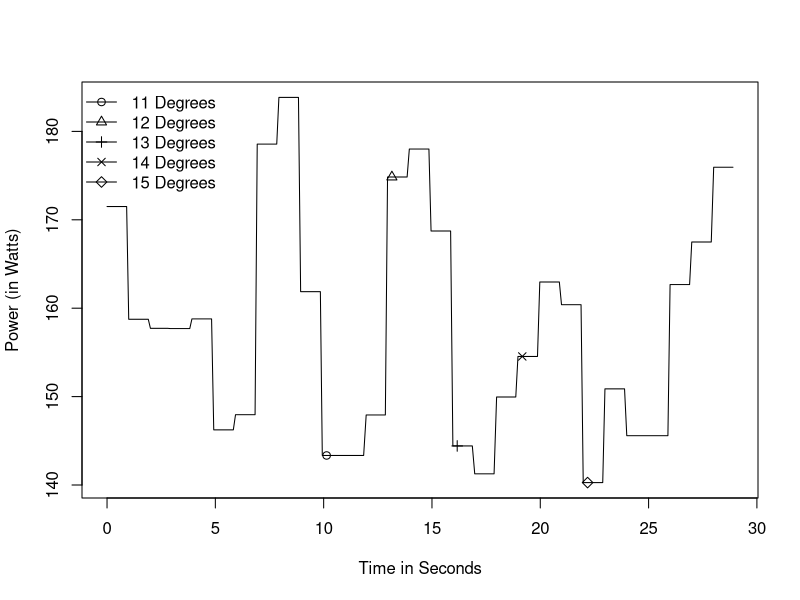

R code for this plot:
# Set the working directory
setwd("/Users/mac/Desktop/Programming/COMP9596//DroneData")
require(splines) #thx @Chase for the notice

# Read the data
data <- read.csv(file="3.csv", header=TRUE, sep=",")

# Convert date column to Date object
data$Date <- as.POSIXct(data$Date)

# Extract the data from column name to plot
data.toPlot <- data[data$Battery > 5,]

# Calculate the difference of each time point to the first (in seconds)
data.toPlot$TimeDiff <- data.toPlot$Date - data.toPlot$Date[1]

# Since TimeDiff is a time/date object, convert it to a numeric and store this as an extra column in data frame
data.toPlot$TimeDiffValue <- as.numeric(data.toPlot$TimeDiff)

# Multiple current and voltage to get Power
data.toPlot$Power <- as.double(-(data.toPlot$Current/1000) * data.toPlot$Voltage/1000)

#Get Mangnitude of Velocity
data.toPlot$Velocity <- sqrt(data.toPlot$VelocityX^2 + data.toPlot$VelocityY^2 + data.toPlot$VelocityZ^2)
data.toPlot$Mean <- mean(data.toPlot$Power)

#dY <- diff(data.toPlot$Velocity)/diff(data.toPlot$TimeDiffValue)  # the derivative of your function
#dX <- rowMeans(embed(data.toPlot$TimeDiffValue,2)) # centers the X values for plotting

ppi <- 200
png(file=paste("ThirdExperimentSingleAnglePower", ".png", sep=""), height=7*ppi, width=9*ppi, res=ppi)

#write.csv(data.toPlotFinal, file="FirstRev.csv")
plot(y=data.toPlot$Power, x=data.toPlot$TimeDiffValue,type="l",col="black", lwd="1", ylab="Power (in Watts)", xlab="Time in Seconds")
points(x=data.toPlot$TimeDiffValue[102], y=data.toPlot$Power[102], pch=1)
points(x=data.toPlot$TimeDiffValue[132], y=data.toPlot$Power[132], pch=2)
points(x=data.toPlot$TimeDiffValue[162], y=data.toPlot$Power[162], pch=3)
points(x=data.toPlot$TimeDiffValue[192], y=data.toPlot$Power[192], pch=4)
points(x=data.toPlot$TimeDiffValue[222], y=data.toPlot$Power[222], pch=5) 

legend("topleft", legend=c("11 Degrees", "12 Degrees", "13 Degrees", "14 Degrees", "15 Degrees"), bty="n", pch=1:5, lty=1, lwd=1)

dev.off()
